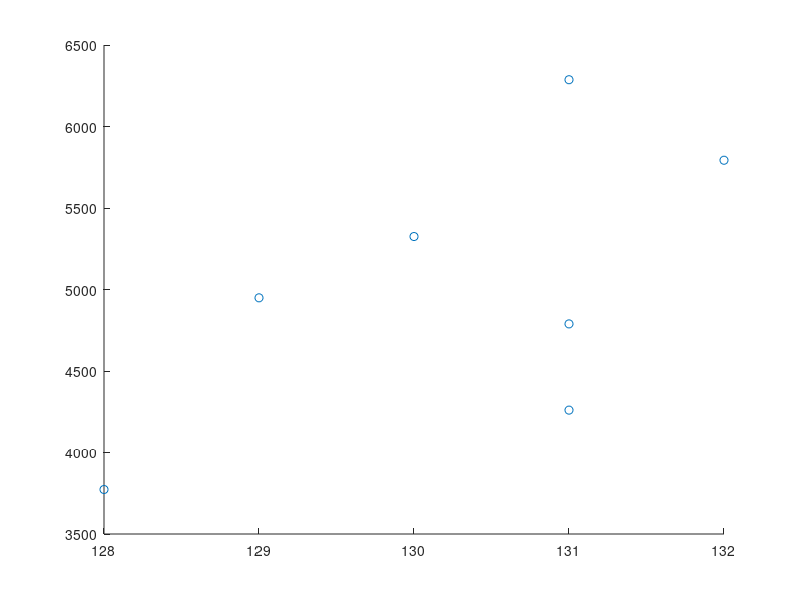

The MATLAB script that drew this image:
alt = [4949,6287,5793,5325,4789,4260,3773];
temp = [-1,-3,-2,-2,-2,-1,0];
fuel = [575,560,558,556,554,552,551];
tas = [129,131,132,130,131,131,128];
figure 
scatter(temp,alt)
scatter(fuel,alt)
scatter(tas,alt)
